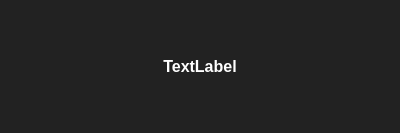
<?xml version="1.0" encoding="UTF-8"?>
<ui version="4.0">
 <class>Form</class>
 <widget class="QWidget" name="Form">
  <property name="geometry">
   <rect>
    <x>0</x>
    <y>0</y>
    <width>400</width>
    <height>133</height>
   </rect>
  </property>
  <property name="windowTitle">
   <string>Form</string>
  </property>
  <layout class="QGridLayout" name="gridLayout">
   <property name="margin">
    <number>0</number>
   </property>
   <property name="spacing">
    <number>0</number>
   </property>
   <item row="0" column="0">
    <widget class="QLabel" name="label">
     <property name="font">
      <font>
       <pointsize>12</pointsize>
       <weight>75</weight>
       <bold>true</bold>
      </font>
     </property>
     <property name="styleSheet">
      <string notr="true">color:#ffffff;background-color:#222222</string>
     </property>
     <property name="text">
      <string>TextLabel</string>
     </property>
     <property name="alignment">
      <set>Qt::AlignCenter</set>
     </property>
    </widget>
   </item>
  </layout>
 </widget>
 <resources/>
 <connections/>
</ui>
